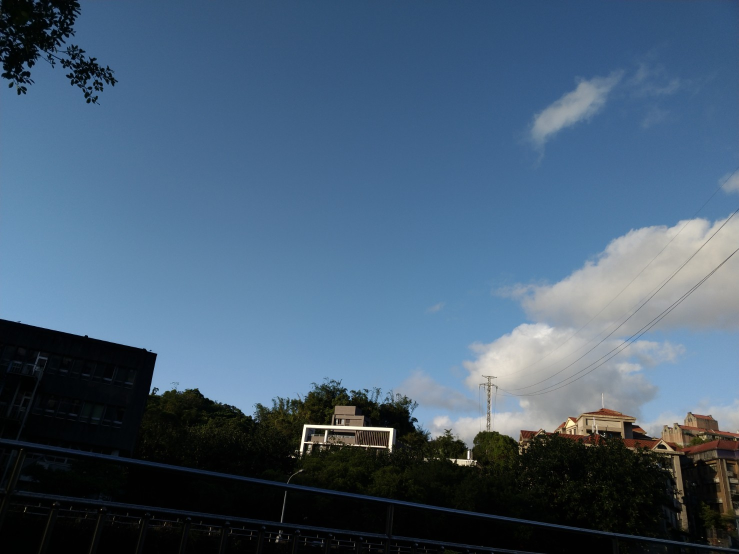
#> input picture HW3/hw3_material-1/hw3/resource/frame1.jpg, 1478 x 1108 px (shown at 1/2 size); its folder holds 3 pictures in this run
$ python part4.py
#> lines starting #> are read from the running program, lines starting #| are printed output that depends on the picture; after the words box and inside, x2 and y2 are one past the last pixel; in counts of white or black regions, pixels touching at a corner belong together
### HW3/hw3_material-1/hw3/src/utils.py
import numpy as np


def solve_homography(u, v):
    """
    This function should return a 3-by-3 homography matrix,
    u, v are N-by-2 matrices, representing N corresponding points for v = T(u)
    :param u: N-by-2 source pixel location matrices
    :param v: N-by-2 destination pixel location matrices
    :return:
    """
    N = u.shape[0]
    H = None

    if v.shape[0] is not N:
        print('u and v should have the same size')
        return None
    if N < 4:
        print('At least 4 points should be given')

    # TODO: 1.forming A
        # AH = 0
        # u [top-left, top-right, bottom-left, bottom-right
    A = np.array([
        #   11      12     13    21       22      23          31                   32             33
        [u[0][0], u[0][1], 1,    0   ,    0,      0,  -u[0][0] * v[0][0], -u[0][1] * v[0][0], -v[0][0]],
        [0,         0,     0, u[0][0], u[0][1],   1,  -u[0][0] * v[0][1], -u[0][1] * v[0][1], -v[0][1]],

        [u[1][0], u[1][1], 1,    0   ,    0,      0,  -u[1][0] * v[1][0], -u[1][1] * v[1][0], -v[1][0]],
        [0,         0,     0, u[1][0], u[1][1],   1,  -u[1][0] * v[1][1], -u[1][1] * v[1][1], -v[1][1]],

        [u[2][0], u[2][1], 1,    0   ,    0,      0,  -u[2][0] * v[2][0], -u[2][1] * v[2][0], -v[2][0]],
        [0,         0,     0, u[2][0], u[2][1],   1,  -u[2][0] * v[2][1], -u[2][1] * v[2][1], -v[2][1]],

        [u[3][0], u[3][1], 1,    0   ,    0,      0,  -u[3][0] * v[3][0], -u[3][1] * v[3][0], -v[3][0]],
        [0,         0,     0, u[3][0], u[3][1],   1,  -u[3][0] * v[3][1], -u[3][1] * v[3][1], -v[3][1]]
    ], dtype=float)


    # TODO: 2.solve H with A
    U, S, VT = np.linalg.svd(A)
    H = VT[-1, :]

    H = H / H[-1] if H[-1] != 0 else H
    H = H.reshape(3, 3)

    return H


def warping(src, dst, H, ymin, ymax, xmin, xmax, direction='b'):
    """
    Perform forward/backward warpping without for loops. i.e.
    for all pixels in src(xmin~xmax, ymin~ymax),  warp to destination
          (xmin=0,ymin=0)  source                       destination
                         |--------|              |------------------------|
                         |        |              |                        |
                         |        |     warp     |                        |
    forward warp         |        |  --------->  |                        |
                         |        |              |                        |
                         |--------|              |------------------------|
                                 (xmax=w,ymax=h)

    for all pixels in dst(xmin~xmax, ymin~ymax),  sample from source
                            source                       destination
                         |--------|              |------------------------|
                         |        |              | (xmin,ymin)            |
                         |        |     warp     |           |--|         |
    backward warp        |        |  <---------  |           |__|         |
                         |        |              |             (xmax,ymax)|
                         |--------|              |------------------------|

    :param src: source image
    :param dst: destination output image
    :param H:
    :param ymin: lower vertical bound of the destination(source, if forward warp) pixel coordinate
    :param ymax: upper vertical bound of the destination(source, if forward warp) pixel coordinate
    :param xmin: lower horizontal bound of the destination(source, if forward warp) pixel coordinate
    :param xmax: upper horizontal bound of the destination(source, if forward warp) pixel coordinate
    :param direction: indicates backward warping or forward warping
    :return: destination output image
    """

    h_src, w_src, ch = src.shape
    h_dst, w_dst, ch = dst.shape
    H_inv = np.linalg.inv(H)

    # TODO: 1.meshgrid the (x,y) coordinate pairs

    xx, yy = np.meshgrid(np.arange(xmin, xmax), np.arange(ymin, ymax))


    # TODO: 2.reshape the destination pixels as N x 3 homogeneous coordinate
    xy_homo = np.stack([xx.ravel(), yy.ravel(), np.ones_like(xx.ravel())], axis=1)

    if direction == 'b':
        # TODO: 3.apply H_inv to the destination pixels and retrieve (u,v) pixels, then reshape to (ymax-ymin),(xmax-xmin)
        mapped = (H_inv @ xy_homo.T).T
        mapped /= mapped[:, 2:]
        h_patch, w_patch = ymax - ymin, xmax - xmin
        u = mapped[:, 0].reshape(h_patch, w_patch)
        v = mapped[:, 1].reshape(h_patch, w_patch)

        # TODO: 4.calculate the mask of the transformed coordinate (should not exceed the boundaries of source image)
        mask = ((u >= 0) & (u < w_src - 1) & (v >= 0) & (v < h_src - 1))

        # TODO: 5.sample the source image with the masked and reshaped transformed coordinates

        # TODO: 6. assign to destination image with proper masking
        # dst[yy[mask], xx[mask]] = src[v[mask].astype(int), u[mask].astype(int)]
        dst[yy[mask], xx[mask]] = bilinear_interpolate(src, u[mask], v[mask])


    elif direction == 'f':
        # TODO: 3.apply H to the source pixels and retrieve (u,v) pixels, then reshape to (ymax-ymin),(xmax-xmin)
        mapped = (H @ xy_homo.T).T
        mapped /= mapped[:, 2:]

        h_patch, w_patch = ymax - ymin, xmax - xmin
        u = mapped[:, 0].reshape(h_patch, w_patch)
        v = mapped[:, 1].reshape(h_patch, w_patch)

        # TODO: 4.calculate the mask of the transformed coordinate (should not exceed the boundaries of destination image)
        mask = (u >= 0) & (u < w_dst) & (v >= 0) & (v < h_dst)

        # TODO: 5.filter the valid coordinates using previous obtained mask
        x_valid = u[mask].astype(int)
        y_valid = v[mask].astype(int)

        x_src = xx[mask]
        y_src = yy[mask]

        # TODO: 6. assign to destination image using advanced array indicing

        dst[y_valid, x_valid] = src[y_src, x_src]

    return dst


def bilinear_interpolate(image, x, y):
    x1, y1 = np.floor(x).astype('int'), np.floor(y).astype('int')
    x2, y2 = x1 + 1, y1 + 1

    wa = np.repeat((y2 - y) * (x2 - x), 3).reshape((-1, 3))
    wb = np.repeat((x2 - x) * (y - y1), 3).reshape((-1, 3))
    wd = np.repeat((x - x1) * (y2 - y), 3).reshape((-1, 3))
    wc = np.repeat((x - x1) * (y - y1), 3).reshape((-1, 3))

    result = wa * image[y1, x1] + wb * image[y2, x1] + wc * image[y2, x2] + wd * image[y1, x2]

    return result

### HW3/hw3_material-1/hw3/src/part4.py
import numpy as np
import cv2
import random
from tqdm import tqdm
from utils import solve_homography, warping

random.seed(999)


def panorama(imgs):
    """
    Image stitching with estimated homograpy between consecutive
    :param imgs: list of images to be stitched
    :return: stitched panorama
    """
    h_max = max([x.shape[0] for x in imgs])
    w_max = sum([x.shape[1] for x in imgs])

    # create the final stitched canvas
    dst = np.zeros((h_max, w_max, imgs[0].shape[2]), dtype=np.uint8)
    dst[:imgs[0].shape[0], :imgs[0].shape[1]] = imgs[0]
    last_best_H = np.eye(3)

    orb = cv2.ORB_create()
    bf = cv2.BFMatcher(cv2.NORM_HAMMING, crossCheck=False)

    # for all images to be stitched:
    for idx in tqdm(range(len(imgs)-1)):
        im1 = imgs[idx]
        im2 = imgs[idx + 1]

        # TODO: 1.feature detection & matching
        kp1, des1 = orb.detectAndCompute(im1, None)
        kp2, des2 = orb.detectAndCompute(im2, None)
        matches = sorted(bf.match(des1, des2), key=lambda x: x.distance)

        src_pts = np.array([kp1[m.queryIdx].pt for m in matches])
        dst_pts = np.array([kp2[m.trainIdx].pt for m in matches])
        # TODO: 2. apply RANSAC to choose best H


        rand_idx_range = min(len(src_pts), len(dst_pts))
        H_best = np.eye(3)
        max_inlier = 0
        sample_kp = 10
        threshold = 0.5


        for i in range(1000):
            #  get an estimated H
            rand_idx = random.sample(range(rand_idx_range), sample_kp)
            est_H = solve_homography(dst_pts[rand_idx], src_pts[rand_idx])

            # H @ kp1 vs kp2
            dst_pts_homo = np.hstack([dst_pts, np.ones((len(dst_pts), 1))]).T
            est_src_pts_homo = est_H @ dst_pts_homo
            est_src_pts = (est_src_pts_homo[:2] / est_src_pts_homo[2]).T

            # caculate # of inlier points
            inliers = np.sum(np.linalg.norm(est_src_pts - src_pts, axis=1) <= threshold)

            # update best H
            if inliers > max_inlier:
                max_inlier = inliers
                H_best = est_H.copy()


        # TODO: 3. chain the homographies

        last_best_H = last_best_H @ H_best

        # TODO: 4. apply warping
        dst = warping(im2, dst, last_best_H, ymin=0 , ymax=h_max ,xmin=0 ,xmax=w_max , direction='b')

    return dst


if __name__ == "__main__":
    # ================== Part 4: Panorama ========================
    # TODO: change the number of frames to be stitched
    FRAME_NUM = 3
    imgs = [cv2.imread('../resource/frame{:d}.jpg'.format(x)) for x in range(1, FRAME_NUM + 1)]
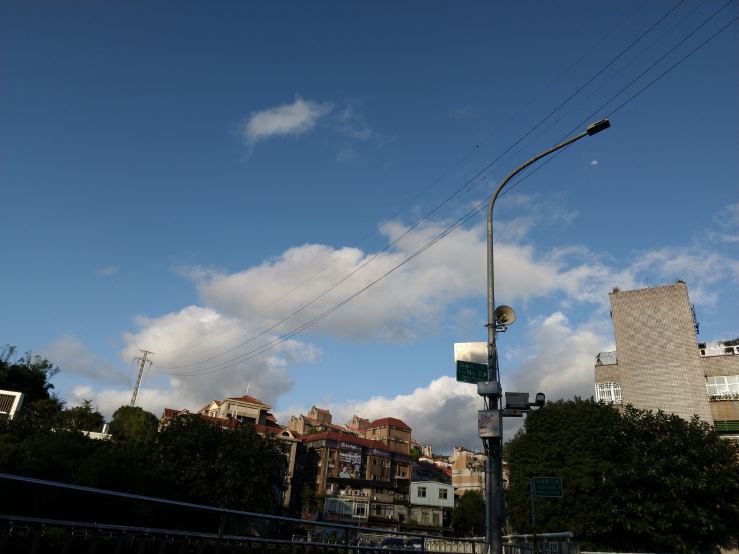
#> input picture HW3/hw3_material-1/hw3/resource/frame2.jpg, 1478 x 1108 px (shown at 1/2 size)
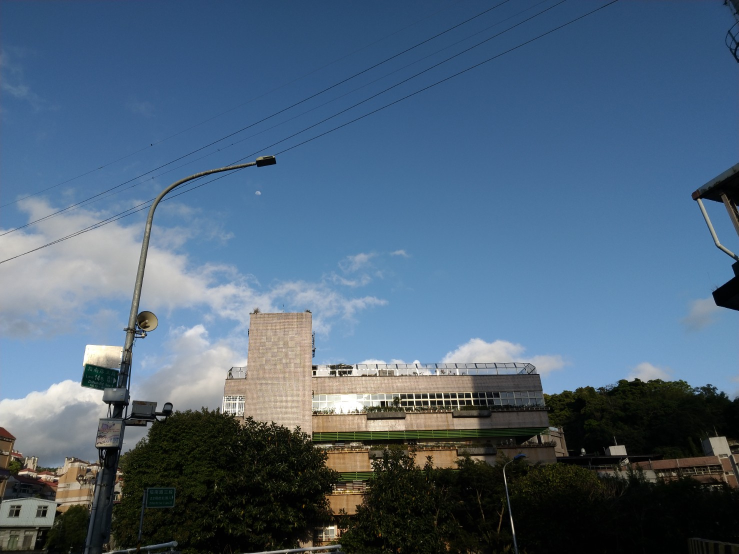
#> input picture HW3/hw3_material-1/hw3/resource/frame3.jpg, 1478 x 1108 px (shown at 1/2 size)
#> imgs = 3 items
    output4 = panorama(imgs)
#> in panorama, `h_max = max([x.shape[0] for x in imgs])`: h_max = 1108
#> in panorama, `w_max = sum([x.shape[1] for x in imgs])`: w_max = 4434
#> in panorama, `dst[:imgs[0].shape[0], :imgs[0].shape[1]] = imgs[0]`:
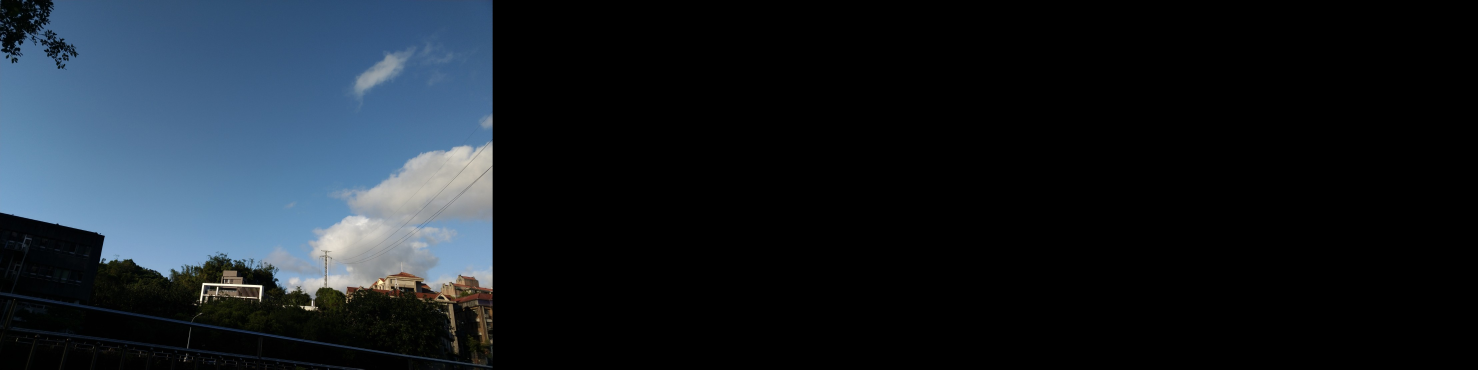
#> dst: shape (1108, 4434, 3) (shown at 1/3 size); mean of channels 0, 1, 2 38.4, 31, 23.4; drawn as B, G, R
#> the loop in panorama, `for idx in tqdm(range(len(imgs)-1)):` made 2 passes
#> (matches, rand_idx_range, sample_kp, threshold) on pass 1: (500 matches, 500, 10, 0.5)
#> pass 1, in warping, `u = mapped[:, 0].reshape(h_patch, w_patch)`:
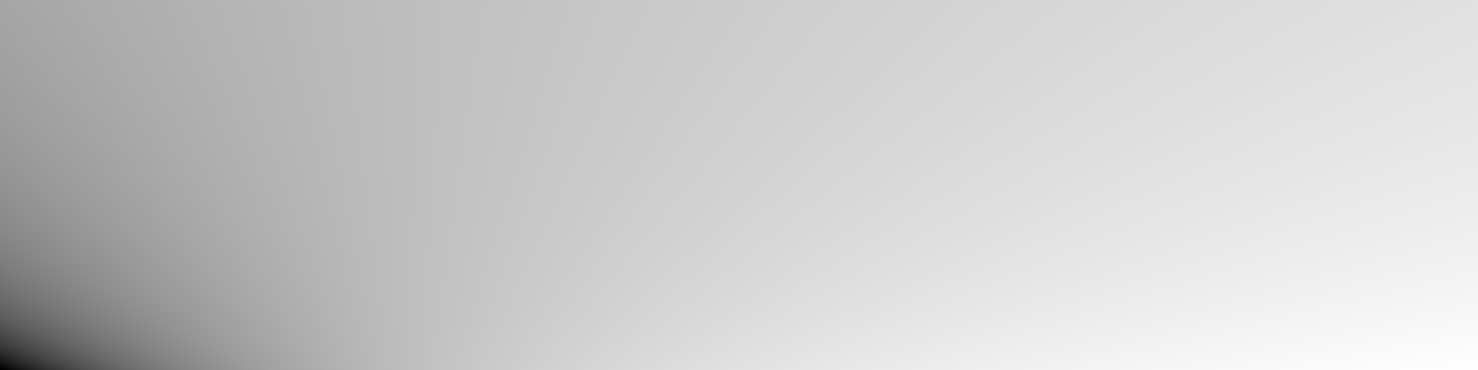
#> u: shape (1108, 4434) float64 (shown at 1/3 size); min -3890.8, max 1985.8, mean 816.5; drawn with min black and max white
#> pass 1, in warping, `v = mapped[:, 1].reshape(h_patch, w_patch)`:
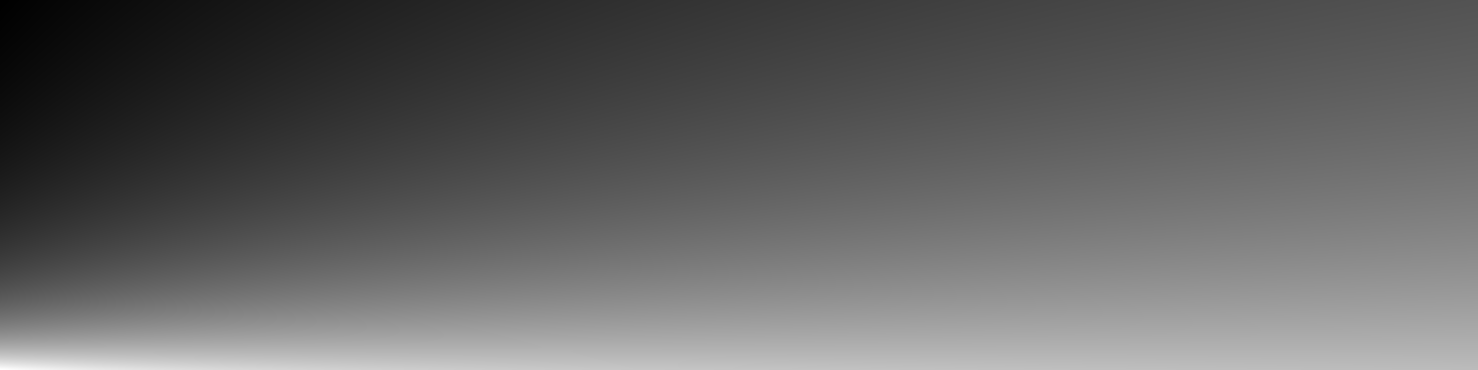
#> v: shape (1108, 4434) float64 (shown at 1/3 size); min 397.5, max 1309.5, mean 751.8; drawn with min black and max white
#> pass 1, in warping, `mask = ((u >= 0) & (u < w_src - 1) & (v >= 0) & (v < h_src - 1))`:
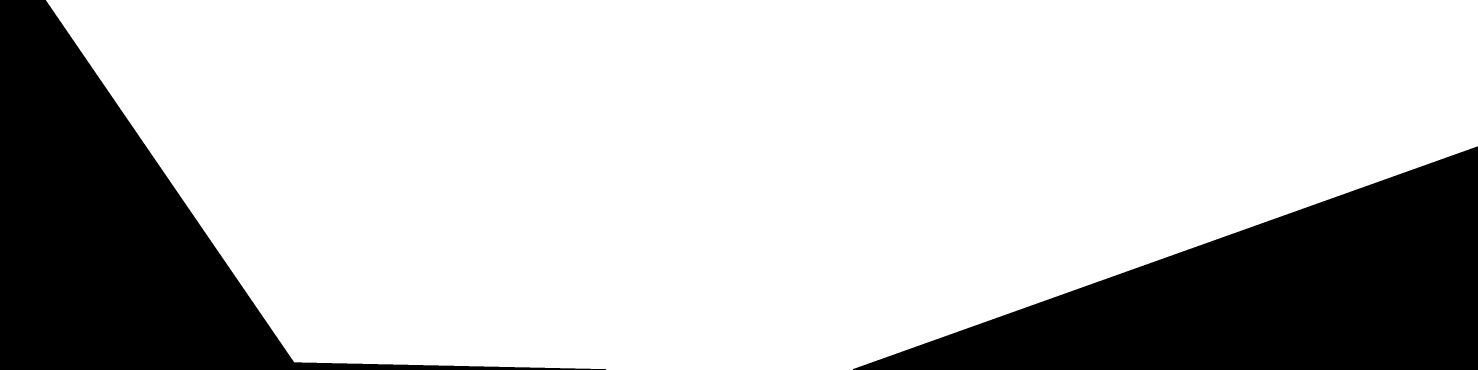
#> mask: shape (1108, 4434) bool (shown at 1/3 size); 75.4% white; 2 black regions, box (x1, y1, x2, y2) and area: (2559, 439, 4434, 1108) 628064, (0, 0, 1818, 1108) 582903
#> after the loop in panorama, `for idx in tqdm(range(len(imgs)-1)):`:
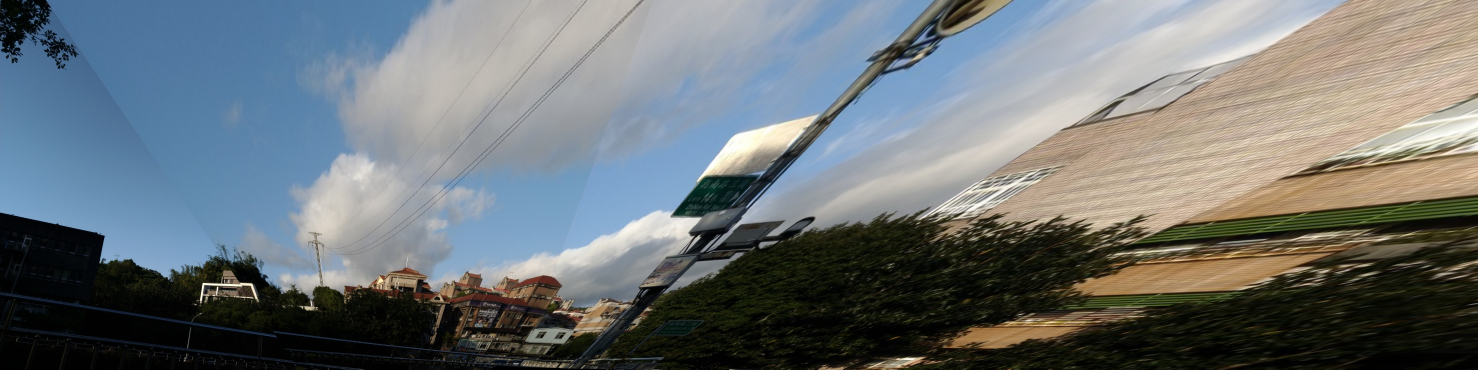
#> dst: shape (1108, 4434, 3) (shown at 1/3 size); mean of channels 0, 1, 2 118.7, 116, 109.6; drawn as B, G, R
#> in panorama, im1 is the input picture: shape (1108, 1478, 3); mean B, G, R 114.1, 94.6, 75.9
#> in panorama, im2 is the input picture: shape (1108, 1478, 3); mean B, G, R 121, 99.6, 77.7
    cv2.imwrite('output4.png', output4)
